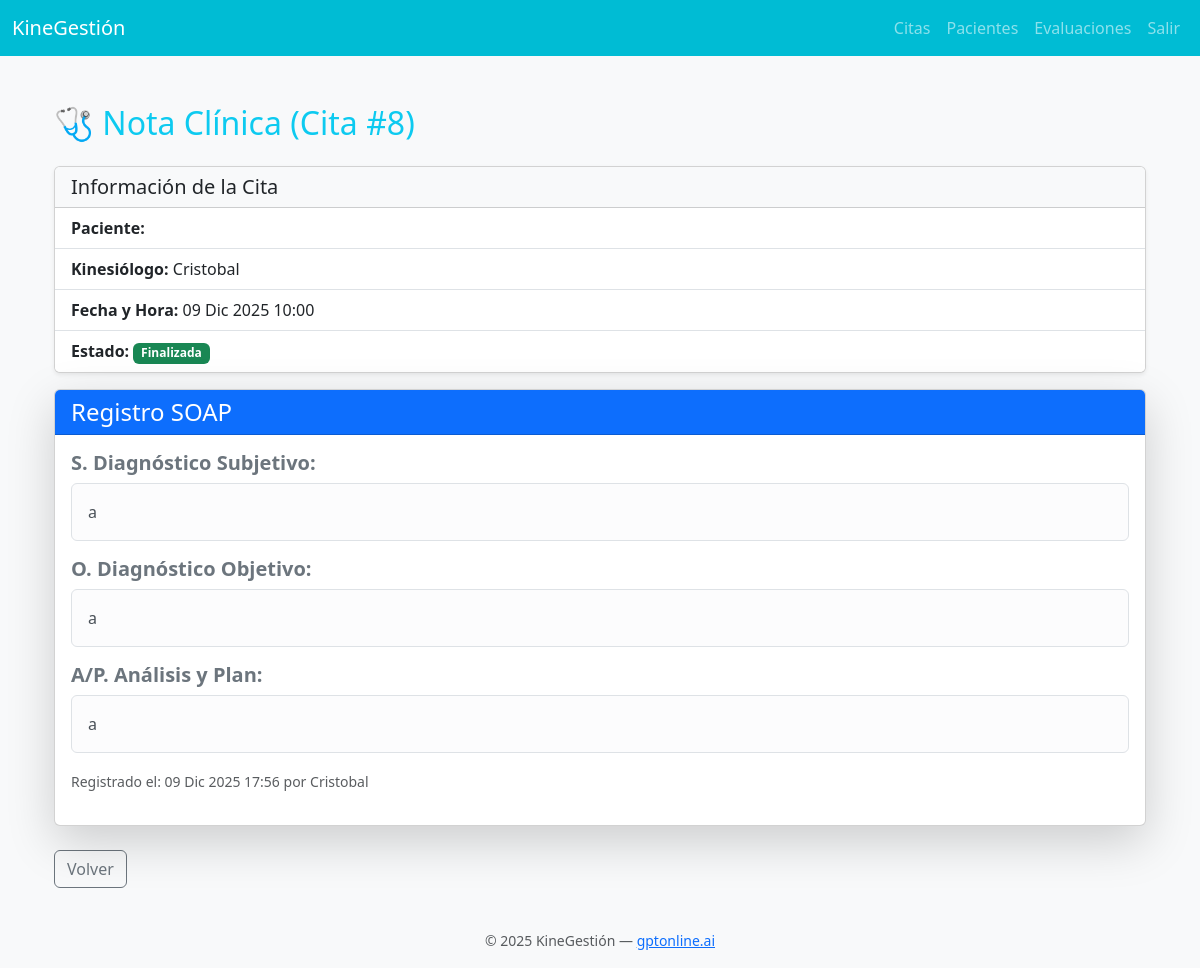
/evaluaciones/cita/8/ver/ (signed in), run on the app's committed database.
### citas/models.py (models this page shows, shortened)
class Cita(models.Model):
    kinesiologo = models.ForeignKey(Kinesiologo, on_delete=models.PROTECT, related_name='citas_atendidas')
    paciente = models.ForeignKey(Paciente, on_delete=models.PROTECT, related_name='citas_solicitadas')
    fecha_hora_inicio = models.DateTimeField()
    duracion_minutos = models.PositiveSmallIntegerField(default=60)
    motivo = models.TextField(blank=True, null=True)
    estado = models.CharField(
        max_length=15, # Aumentar max_length para acomodar 'PENDIENTE' y 'CONFIRMADA'
        choices=ESTADOS_CITA,
        default=CITA_PENDIENTE
    )
    fecha_creacion = models.DateTimeField(auto_now_add=True)
    class Meta:
        unique_together = ('kinesiologo', 'fecha_hora_inicio')
        ordering = ['fecha_hora_inicio']
        verbose_name = "Cita"
        verbose_name_plural = "Citas"

### usuarios/models.py (models this page shows, shortened)
class Kinesiologo(models.Model):
    perfil = models.OneToOneField(Perfil, on_delete=models.CASCADE)
    especialidad = models.CharField(max_length=100)
    licencia = models.CharField(max_length=50, unique=True)

class Perfil(models.Model):
    user = models.OneToOneField(User, on_delete=models.CASCADE)
    nombre = models.CharField(max_length=100)
    apellido = models.CharField(max_length=100)
    rol = models.PositiveSmallIntegerField(choices=ROLES_CHOICES, default=PACIENTE)
    telefono = models.CharField(max_length=15, blank=True, null=True)
    direccion = models.CharField(max_length=255, blank=True, null=True)

### evaluaciones/models.py (models this page shows, shortened)
class NotaClinica(models.Model):
    cita = models.OneToOneField(
        Cita,
        on_delete=models.CASCADE,
        primary_key=True,
        related_name='nota_clinica',
        verbose_name='Cita Asociada'
    )
    kinesiologo = models.ForeignKey(
        Kinesiologo,
        on_delete=models.PROTECT,
        related_name='notas_clinicas_creadas',
        verbose_name='Kinesiólogo'
    )
    paciente = models.ForeignKey(
        Paciente,
        on_delete=models.PROTECT,
        related_name='notas_clinicas',
        verbose_name='Paciente'
    )
    diagnostico_subjetivo = models.TextField(
        verbose_name='Diagnóstico Subjetivo (S)',
        help_text='Información reportada por el paciente (síntomas, historial, etc.).'
    )
    diagnostico_objetivo = models.TextField(
        verbose_name='Diagnóstico Objetivo (O)',
        help_text='Hallazgos del examen físico (rangos, fuerza, pruebas especiales, etc.).'
    )
    analisis_y_plan = models.TextField(
        verbose_name='Análisis y Plan (A/P)',
        help_text='Análisis del Kine, objetivos de la sesión y plan de tratamiento futuro.'
    )
    fecha_creacion = models.DateTimeField(auto_now_add=True)
    class Meta:
        verbose_name = 'Nota Clínica'
        verbose_name_plural = 'Notas Clínicas'
        ordering = ['-fecha_creacion']

### evaluaciones/views.py (the view)
# urls.py: path('cita/<int:cita_pk>/ver/', views.ver_nota_clinica, name='ver_nota_clinica'),
@login_required
def ver_nota_clinica(request, cita_pk):
    cita = get_object_or_404(Cita, pk=cita_pk)
    es_kine = request.user.perfil.rol == KINESIOLOGO and cita.kinesiologo.perfil.user == request.user
    es_paciente = cita.paciente.perfil.user == request.user
    if not (request.user.is_superuser or es_kine or es_paciente):
        messages.error(request, "Acceso denegado a esta nota clínica.")
        return redirect('index')
    try:
        nota = NotaClinica.objects.get(cita=cita)
    except NotaClinica.DoesNotExist:
        messages.warning(request, "La nota clínica para esta cita aún no ha sido registrada.")
        if es_kine:
            return redirect(reverse('evaluaciones:crear_o_editar_nota_clinica', kwargs={'cita_pk': cita_pk}))
        return redirect(reverse('citas:agenda'))
    context = {
        'nota': nota,
        'cita': cita,
        'es_kine': es_kine
    }
    return render(request, 'ver_nota.html', context)

### templates/ver_nota.html (shortened to what this page needs)
{% extends 'base.html' %}
{% block content %}
<div class="container mt-4">
    <h2 class="mb-4 text-info">🩺 Nota Clínica (Cita #{{ cita.pk }})</h2>
    <div class="card mb-3 shadow-sm">
        <div class="card-header bg-light">
            <h5 class="mb-0">Información de la Cita</h5>
        </div>
        <ul class="list-group list-group-flush">
            <li class="list-group-item"><strong>Paciente:</strong> {{ cita.paciente.perfil.nombre }}</li>
            <li class="list-group-item"><strong>Kinesiólogo:</strong> {{ cita.kinesiologo.perfil.nombre }}</li>
            <li class="list-group-item"><strong>Fecha y Hora:</strong> {{ cita.fecha_hora_inicio|date:"d M Y H:i" }}</li>
            <li class="list-group-item"><strong>Estado:</strong> <span class="badge bg-success">{{ cita.get_estado_display }}</span></li>
        </ul>
    </div>
    <div class="card shadow-lg mb-4">
        <div class="card-header bg-primary text-white">
            <h4 class="mb-0">Registro SOAP</h4>
        </div>
        <div class="card-body">
            <h5 class="text-secondary fw-bold">S. Diagnóstico Subjetivo:</h5>
            <div class="alert alert-light border p-3">{{ nota.diagnostico_subjetivo|linebreaksbr }}</div>
            <h5 class="text-secondary fw-bold">O. Diagnóstico Objetivo:</h5>
            <div class="alert alert-light border p-3">{{ nota.diagnostico_objetivo|linebreaksbr }}</div>
            <h5 class="text-secondary fw-bold">A/P. Análisis y Plan:</h5>
            <div class="alert alert-light border p-3">{{ nota.analisis_y_plan|linebreaksbr }}</div>
            <p class="text-muted mt-3">
                <small>Registrado el: {{ nota.fecha_creacion|date:"d M Y H:i" }} por {{ nota.kinesiologo.perfil.nombre }}</small>
            </p>
        </div>
    </div>
    <a href="{% url 'citas:kinesiologo_dashboard' %}" class="btn btn-outline-secondary">
         Volver
    </a>
</div>
{% endblock %}

### data on the page
Cita: pk "8", kinesiologo.perfil.nombre "Cristobal", fecha_hora_inicio "09 Dic 2025 10:00", estado "Finalizada"
NotaClinica: diagnostico_subjetivo "a", diagnostico_objetivo "a", analisis_y_plan "a", fecha_creacion "09 Dic 2025 17:56", kinesiologo.perfil.nombre "Cristobal"
